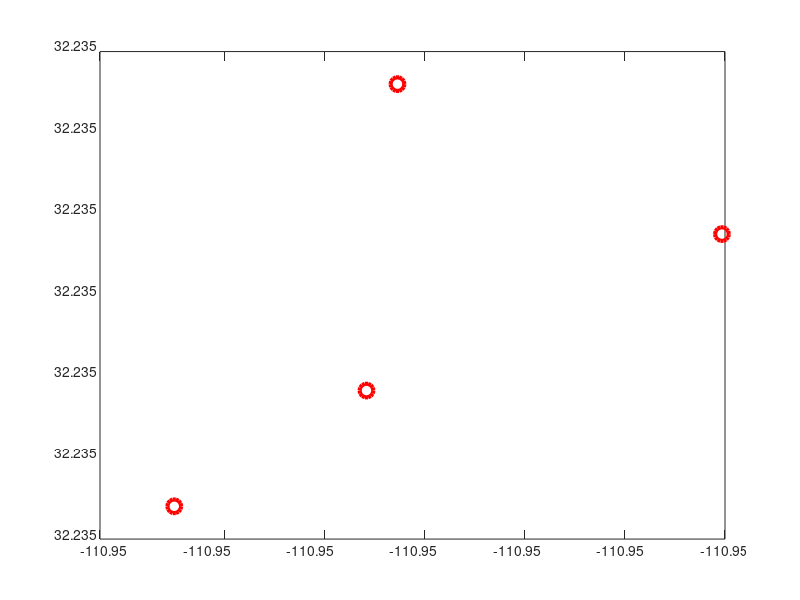

This figure's MATLAB source: (Note: this script raises an error after producing the figure.)
waypoints = [32.234967, -110.954166;
            32.235038, -110.954073;
            32.235134, -110.953901;
            32.235226, -110.954058];
        

% waypoints = [32.234967, -110.954166;
%             32.235038, -110.954073;
%             32.235134, -110.953901]

xPoints = waypoints(:,2);
yPoints = waypoints(:,1);

xMax = max(xPoints);
xMin = min(xPoints);
yMax = max(yPoints);
yMin = min(yPoints);

plot(xPoints,yPoints,'or','MarkerSize',10,'LineWidth',3);
plot_google_map('MapType','satellite');


A = [32.235309,-110.954193;32.235309,-110.9540375;32.235309,-110.953882;
32.235215,-110.954193;32.235215,-110.9540375;32.235215,-110.953882;
32.235121,-110.954193;32.235121,-110.9540375;32.235121,-110.953882;
32.235027,-110.954193;32.235027,-110.9540375;32.235027,-110.953882]

figure(1)
clf
scatter(A(:,2),A(:,1),'r','LineWidth',10);
plot_google_map
